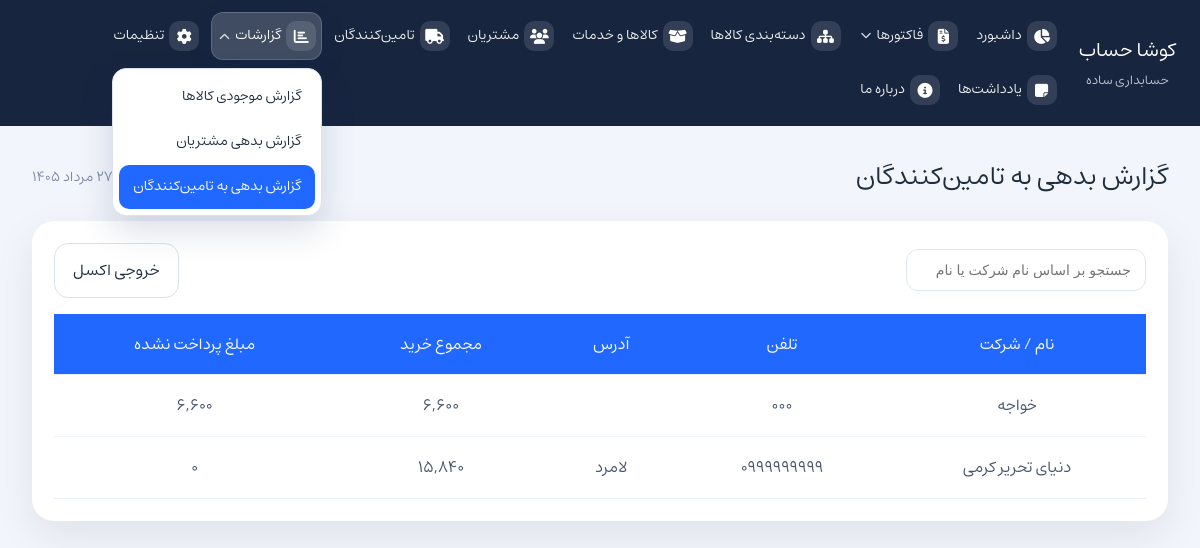
/?page=report-supplier-debt, run on the app's committed database.
### tables this page shows
CREATE TABLE `suppliers` (
  `id` int NOT NULL AUTO_INCREMENT,
  `company_name` varchar(150) DEFAULT NULL,
  `first_name` varchar(120) DEFAULT NULL,
  `last_name` varchar(120) DEFAULT NULL,
  `national_code` varchar(20) DEFAULT NULL,
  `phone` varchar(40) NOT NULL,
  `economic_code` varchar(80) DEFAULT NULL,
  `registration_number` varchar(80) DEFAULT NULL,
  `address` text,
  `postal_code` varchar(40) DEFAULT NULL,
  `note` text,
  `created_at` timestamp NULL DEFAULT CURRENT_TIMESTAMP,
  PRIMARY KEY (`id`)
);

### pages/report-supplier-debt.php (the view, shortened to what this page needs)
<?php
require_once __DIR__ . '/../assets/php/db.php';
$rows = [];
$query = "
    SELECT
        s.id,
        s.company_name,
        s.first_name,
        s.last_name,
        s.phone,
        s.address,
        COALESCE(SUM(CASE WHEN i.type = 'purchase_invoice' THEN i.payable_amount ELSE 0 END), 0) AS total_purchases,
        COALESCE(SUM(CASE WHEN i.type = 'purchase_invoice' AND i.payment_status IN ('unpaid', 'partial') THEN i.payable_amount ELSE 0 END), 0) AS unpaid
    FROM suppliers s
    LEFT JOIN invoices i ON s.id = i.supplier_id
    GROUP BY s.id, s.company_name, s.first_name, s.last_name, s.phone, s.address
    ORDER BY s.created_at DESC
";
$result = $mysqli->query($query);
if ($result) {
    while ($row = $result->fetch_assoc()) {
        $rows[] = $row;
    }
}
?>
<div class="card">
    <div class="page-actions">
        <a href="assets/php/report_supplier_debt_export.php" class="button-secondary" id="exportSupplierDebtBtn">خروجی اکسل</a>
        <div class="filter-panel">
            <input type="search" id="supplierDebtSearch" placeholder="جستجو بر اساس نام شرکت یا نام تامین‌کننده...">
        </div>
    </div>
    <div class="table-wrapper">
        <table class="action-table" id="supplierDebtReportTable">
            <thead>
                <tr>
                    <th>نام / شرکت</th>
                    <th>تلفن</th>
                    <th>آدرس</th>
                    <th>مجموع خرید</th>
                    <th>مبلغ پرداخت نشده</th>
                </tr>
            </thead>
            <tbody>
                <?php if (count($rows) === 0): ?>
                    <tr class="empty-state-row"><td colspan="5" class="empty-state">تامین‌کننده‌ای یافت نشد</td></tr>
                <?php else: ?>
                    <?php foreach ($rows as $r): ?>
                        <?php
                        $displayName = trim($r['company_name']) !== ''
                            ? $r['company_name']
                            : trim($r['first_name'] . ' ' . $r['last_name']);
                        ?>
                        <tr class="supplier-debt-row"
                            data-name="<?php echo htmlspecialchars($displayName, ENT_QUOTES, 'UTF-8'); ?>">
                            <td><?php echo htmlspecialchars($displayName, ENT_QUOTES, 'UTF-8'); ?></td>
                            <td><?php echo htmlspecialchars($r['phone'], ENT_QUOTES, 'UTF-8'); ?></td>
                            <td><?php echo nl2br(htmlspecialchars($r['address'], ENT_QUOTES, 'UTF-8')); ?></td>
                            <td><?php echo number_format((float) $r['total_purchases']); ?></td>
                            <td><?php echo number_format((float) $r['unpaid']); ?></td>
                        </tr>
                    <?php endforeach; ?>
                <?php endif; ?>
            </tbody>
        </table>
    </div>
</div>

### assets/css/style.css (style rules this page uses)
body { font-family: estedad, sans-serif; direction: rtl; text-align: right; text-rendering: optimizeLegibility; -webkit-font-smoothing: antialiased; line-height: 1.8; margin: 0; }
:root { --bg: #f2f5fb; --surface: #ffffff; --surface-strong: #edf1f8; --text: #1f2d3d; --muted: #7e8aa8; --primary: #2068ff; --primary-soft: #e8f0ff; --accent: #21b24a; --danger: #f05a5a; }
* { box-sizing: border-box; }
html, body { margin: 0; min-height: 100%; background: var(--bg); color: var(--text); }
body { direction: rtl; }
.card { background: var(--surface); border-radius: 22px; padding: 22px; box-shadow: 0 15px 40px rgba(15, 23, 42, 0.08); }
.table-wrapper { width: 100%; overflow-x: auto; }
.action-table { width: 100%; border-collapse: collapse; min-width: 620px; }
.action-table th, .action-table td { padding: 16px 18px; text-align: center; border-bottom: 1px solid #edf1f8; color: #475569; }
.action-table th { background: #2068ff; color: #fff; font-weight: 600; }
.page-actions { align-items: center; gap: 12px; margin-bottom: 16px; flex-direction: row-reverse; display: flex; justify-content: space-between; }
.filter-panel { display: flex; align-items: center; gap: 10px; flex-wrap: wrap; direction: rtl; order:2; }
.filter-panel input[type="search"], .filter-panel select { min-width: 170px; }
.filter-panel input[type="search"] { width: 240px; }
.button, .button-secondary, .button-danger { display: inline-flex; align-items: center; gap: 8px; padding: 12px 18px; border-radius: 14px; border: none; cursor: pointer; font-weight: 600; text-decoration: none; }
.button-secondary { background: #fff; color: var(--text); border: 1px solid #dbe1ee; }
.filter-panel { display: flex; gap: 12px; flex-wrap: unset; align-items: center; }
.filter-panel select, .filter-panel input, .form-row input, .form-row textarea, .form-row select { width: 100%; border: 1px solid #dfe6f3; border-radius: 12px; padding: 12px 14px; background: #fff; color: var(--text); font-size: 14px; }

### data on the page
suppliers: company_name "خواجه", phone "000", total_purchases "6,600", unpaid "6,600"
suppliers: company_name "دنیای تحریر کرمی", phone "0999999999", address "لامرد", total_purchases "15,840", unpaid "0"

### other printed values
$label "داشبورد"
$label "دسته‌بندی کالاها"
$label "کالاها و خدمات"
$label "مشتریان"
$label "تامین‌کنندگان"
$label "تنظیمات"
$label "یادداشت‌ها"
$label "درباره ما"
$pages[$page] "گزارش بدهی به تامین‌کنندگان"
